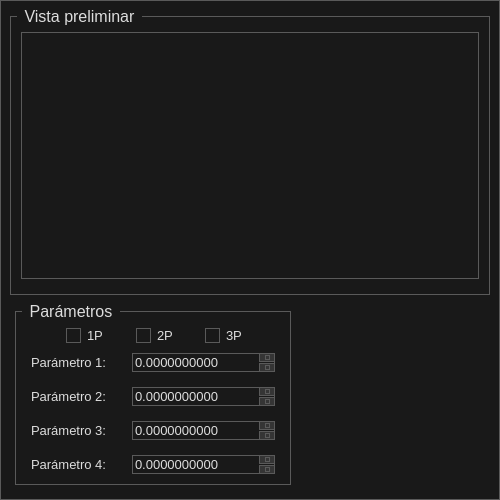
<?xml version="1.0" encoding="UTF-8"?>
<ui version="4.0">
 <class>config_dialog</class>
 <widget class="QDialog" name="config_dialog">
  <property name="geometry">
   <rect>
    <x>0</x>
    <y>0</y>
    <width>500</width>
    <height>500</height>
   </rect>
  </property>
  <property name="windowTitle">
   <string>Configuración</string>
  </property>
  <property name="windowIcon">
   <iconset>
    <normaloff>icons/icon.svg</normaloff>icons/icon.svg</iconset>
  </property>
  <property name="styleSheet">
   <string notr="true">* {
	background: #191919;
	color: #DDDDDD;
	border: 1px solid #5A5A5A;
}

QPushButton{
	border: none;
}

QWidget::item:selected {
	background: #3D7848;
}

QCheckBox, QRadioButton {
	border: none;
}

QCheckBox::disabled, QRadioButton:disabled {
	color: #787878;
	border: none;
}

QRadioButton::indicator, QCheckBox::indicator {
	width: 13px;
	height: 13px;
}

QRadioButton::indicator::unchecked, QCheckBox::indicator::unchecked {
	border: 1px solid #5A5A5A;
	background: none;
}

QRadioButton::indicator:unchecked:hover, QCheckBox::indicator:unchecked:hover {
	border: 1px solid #DDDDDD;
}

QRadioButton::indicator::checked, QCheckBox::indicator::checked {
	border: 1px solid #5A5A5A;
	background: #5A5A5A;
}

QRadioButton::indicator:checked:hover, QCheckBox::indicator:checked:hover {
	border: 1px solid #DDDDDD;
	background: #DDDDDD;
}

QGroupBox {
	margin-top: 6px;
}

QGroupBox::title {
	subcontrol-origin: margin;
	padding-left: 5px;
	padding-right: 5px;
	padding-top: 4px;
	top: -7px;
	left: 7px;
}

QScrollBar {
	border: 1px solid #5A5A5A;
	background: #191919;
}

QScrollBar:horizontal {
	height: 15px;
	margin: 0px 0px 0px 32px;
}

QScrollBar:vertical {
	width: 15px;
	margin: 32px 0px 0px 0px;
}

QScrollBar::handle {
	background: #353535;
	border: 1px solid #5A5A5A;
}

QScrollBar::handle:horizontal {
	border-width: 0px 1px 0px 1px;
}

QScrollBar::handle:vertical {
	border-width: 1px 0px 1px 0px;
}

QScrollBar::handle:horizontal {
	min-width: 20px;
}

QScrollBar::handle:vertical {
	min-height: 20px;
}

QScrollBar::add-line, QScrollBar::sub-line {
	background:#353535;
	border: 1px solid #5A5A5A;
	subcontrol-origin: margin;
}

QScrollBar::add-line {
	position: absolute;
}

QScrollBar::add-line:horizontal {
	width: 15px;
	subcontrol-position: left;
	left: 15px;
}

QScrollBar::add-line:vertical {
	height: 15px;
	subcontrol-position: top;
	top: 15px;
}

QScrollBar::sub-line:horizontal {
	width: 15px;
	subcontrol-position: top left;
}

QScrollBar::sub-line:vertical {
	height: 15px;
	subcontrol-position: top;
}

QScrollBar:left-arrow, QScrollBar::right-arrow, QScrollBar::up-arrow, QScrollBar::down-arrow {
	border: 1px solid #5A5A5A;
	width: 3px;
	height: 3px;
}

QScrollBar::add-page, QScrollBar::sub-page {
	background: none;
}

QAbstractButton:hover {
	background: #353535;
}

QAbstractButton:pressed {
	background: #5A5A5A;
}

QAbstractItemView {
	show-decoration-selected: 1;
	selection-background-color: #3D7848;
	selection-color: #DDDDDD;
	alternate-background-color: #353535;
}

QHeaderView {
	border: 1px solid #5A5A5A;
}

QHeaderView::section {
	background: #191919;
	border: 1px solid #5A5A5A;
	padding: 4px;
}

QHeaderView::section:selected, QHeaderView::section::checked {
	background: #353535;
}

QTableView {
	gridline-color: #5A5A5A;
}

QTabBar {
	margin-left: 2px;
}

QTabBar::tab {
	border-radius: 0px;
	padding: 4px;
	margin: 4px;
}

QTabBar::tab:selected {
	background: #353535;
}

QComboBox::down-arrow {
	border: 1px solid #5A5A5A;
	background: #353535;
}

QComboBox::drop-down {
	border: 1px solid #5A5A5A;
	background: #353535;
}

QComboBox::down-arrow {
	width: 3px;
	height: 3px;
	border: 1px solid #5A5A5A;
}

QAbstractSpinBox {
	padding-right: 15px;
}

QAbstractSpinBox:disabled {
	color: #787878;
}

QAbstractSpinBox::up-button, QAbstractSpinBox::down-button {
	border: 1px solid #5A5A5A;
	background: #353535;
	subcontrol-origin: border;
}

QAbstractSpinBox::up-arrow, QAbstractSpinBox::down-arrow {
	width: 3px;
	height: 3px;
	border: 1px solid #5A5A5A;
}

QSlider {
	border: none;
}

QSlider::groove:horizontal {
	height: 5px;
	margin: 4px 0px 4px 0px;
}

QSlider::groove:vertical {
	width: 5px;
	margin: 0px 4px 0px 4px;
}

QSlider::handle {
	border: 1px solid #5A5A5A;
	background: #353535;
}

QSlider::handle:horizontal {
	width: 15px;
	margin: -4px 0px -4px 0px;
}

QSlider::handle:vertical {
	height: 15px;
	margin: 0px -4px 0px -4px;
}

QSlider::add-page:vertical, QSlider::sub-page:horizontal {
	background: #3D7848;
}

QSlider::sub-page:vertical, QSlider::add-page:horizontal {
	background: #353535;
}

QLabel {
	border: none;
}

QProgressBar {
	text-align: center;
}

QProgressBar::chunk {
	width: 1px;
	background-color: #3D7848;
}

QMenu::separator {
	background: #353535;
}</string>
  </property>
  <property name="modal">
   <bool>true</bool>
  </property>
  <layout class="QVBoxLayout" name="dialog_layout" stretch="60,40">
   <property name="spacing">
    <number>5</number>
   </property>
   <property name="leftMargin">
    <number>10</number>
   </property>
   <property name="topMargin">
    <number>10</number>
   </property>
   <property name="rightMargin">
    <number>10</number>
   </property>
   <property name="bottomMargin">
    <number>10</number>
   </property>
   <item>
    <widget class="QGroupBox" name="preview_box">
     <property name="sizePolicy">
      <sizepolicy hsizetype="Expanding" vsizetype="Expanding">
       <horstretch>0</horstretch>
       <verstretch>0</verstretch>
      </sizepolicy>
     </property>
     <property name="font">
      <font>
       <pointsize>12</pointsize>
      </font>
     </property>
     <property name="title">
      <string>Vista preliminar</string>
     </property>
     <layout class="QHBoxLayout" name="view_layout">
      <property name="spacing">
       <number>5</number>
      </property>
      <property name="leftMargin">
       <number>10</number>
      </property>
      <property name="topMargin">
       <number>15</number>
      </property>
      <property name="rightMargin">
       <number>10</number>
      </property>
      <property name="bottomMargin">
       <number>15</number>
      </property>
      <item>
       <widget class="QWidget" name="plot_area" native="true"/>
      </item>
     </layout>
    </widget>
   </item>
   <item>
    <layout class="QHBoxLayout" name="horizontalLayout" stretch="60,40">
     <property name="spacing">
      <number>10</number>
     </property>
     <property name="leftMargin">
      <number>5</number>
     </property>
     <property name="topMargin">
      <number>5</number>
     </property>
     <property name="rightMargin">
      <number>5</number>
     </property>
     <property name="bottomMargin">
      <number>5</number>
     </property>
     <item>
      <widget class="QGroupBox" name="param_box">
       <property name="sizePolicy">
        <sizepolicy hsizetype="Expanding" vsizetype="Expanding">
         <horstretch>0</horstretch>
         <verstretch>0</verstretch>
        </sizepolicy>
       </property>
       <property name="font">
        <font>
         <pointsize>12</pointsize>
        </font>
       </property>
       <property name="title">
        <string>Parámetros</string>
       </property>
       <layout class="QVBoxLayout" name="verticalLayout">
        <property name="spacing">
         <number>5</number>
        </property>
        <property name="leftMargin">
         <number>10</number>
        </property>
        <property name="topMargin">
         <number>15</number>
        </property>
        <property name="rightMargin">
         <number>10</number>
        </property>
        <property name="bottomMargin">
         <number>5</number>
        </property>
        <item>
         <layout class="QHBoxLayout" name="row_1">
          <property name="spacing">
           <number>5</number>
          </property>
          <property name="leftMargin">
           <number>40</number>
          </property>
          <property name="rightMargin">
           <number>10</number>
          </property>
          <item>
           <widget class="QRadioButton" name="rb_1">
            <property name="enabled">
             <bool>true</bool>
            </property>
            <property name="font">
             <font>
              <pointsize>10</pointsize>
             </font>
            </property>
            <property name="text">
             <string>1P</string>
            </property>
           </widget>
          </item>
          <item>
           <widget class="QRadioButton" name="rb_2">
            <property name="enabled">
             <bool>true</bool>
            </property>
            <property name="font">
             <font>
              <pointsize>10</pointsize>
             </font>
            </property>
            <property name="text">
             <string>2P</string>
            </property>
           </widget>
          </item>
          <item>
           <widget class="QRadioButton" name="rb_3">
            <property name="font">
             <font>
              <pointsize>10</pointsize>
             </font>
            </property>
            <property name="text">
             <string>3P</string>
            </property>
           </widget>
          </item>
         </layout>
        </item>
        <item>
         <layout class="QHBoxLayout" name="row_2" stretch="40,60">
          <property name="spacing">
           <number>5</number>
          </property>
          <property name="leftMargin">
           <number>5</number>
          </property>
          <property name="topMargin">
           <number>5</number>
          </property>
          <property name="rightMargin">
           <number>5</number>
          </property>
          <property name="bottomMargin">
           <number>5</number>
          </property>
          <item>
           <widget class="QLabel" name="param_1_label">
            <property name="font">
             <font>
              <pointsize>10</pointsize>
             </font>
            </property>
            <property name="text">
             <string>Parámetro 1:</string>
            </property>
           </widget>
          </item>
          <item>
           <widget class="QDoubleSpinBox" name="param_1">
            <property name="enabled">
             <bool>true</bool>
            </property>
            <property name="font">
             <font>
              <pointsize>10</pointsize>
             </font>
            </property>
            <property name="decimals">
             <number>10</number>
            </property>
           </widget>
          </item>
         </layout>
        </item>
        <item>
         <layout class="QHBoxLayout" name="row_3" stretch="40,60">
          <property name="spacing">
           <number>5</number>
          </property>
          <property name="leftMargin">
           <number>5</number>
          </property>
          <property name="topMargin">
           <number>5</number>
          </property>
          <property name="rightMargin">
           <number>5</number>
          </property>
          <property name="bottomMargin">
           <number>5</number>
          </property>
          <item>
           <widget class="QLabel" name="param_2_label">
            <property name="font">
             <font>
              <pointsize>10</pointsize>
             </font>
            </property>
            <property name="text">
             <string>Parámetro 2:</string>
            </property>
           </widget>
          </item>
          <item>
           <widget class="QDoubleSpinBox" name="param_2">
            <property name="font">
             <font>
              <pointsize>10</pointsize>
             </font>
            </property>
            <property name="decimals">
             <number>10</number>
            </property>
           </widget>
          </item>
         </layout>
        </item>
        <item>
         <layout class="QHBoxLayout" name="row_4" stretch="40,60">
          <property name="spacing">
           <number>5</number>
          </property>
          <property name="leftMargin">
           <number>5</number>
          </property>
          <property name="topMargin">
           <number>5</number>
          </property>
          <property name="rightMargin">
           <number>5</number>
          </property>
          <property name="bottomMargin">
           <number>5</number>
          </property>
          <item>
           <widget class="QLabel" name="param_3_label">
            <property name="font">
             <font>
              <pointsize>10</pointsize>
             </font>
            </property>
            <property name="text">
             <string>Parámetro 3:</string>
            </property>
           </widget>
          </item>
          <item>
           <widget class="QDoubleSpinBox" name="param_3">
            <property name="font">
             <font>
              <pointsize>10</pointsize>
             </font>
            </property>
            <property name="decimals">
             <number>10</number>
            </property>
           </widget>
          </item>
         </layout>
        </item>
        <item>
         <layout class="QHBoxLayout" name="row_5" stretch="40,60">
          <property name="spacing">
           <number>5</number>
          </property>
          <property name="leftMargin">
           <number>5</number>
          </property>
          <property name="topMargin">
           <number>5</number>
          </property>
          <property name="rightMargin">
           <number>5</number>
          </property>
          <property name="bottomMargin">
           <number>5</number>
          </property>
          <item>
           <widget class="QLabel" name="param_4_label">
            <property name="font">
             <font>
              <pointsize>10</pointsize>
             </font>
            </property>
            <property name="text">
             <string>Parámetro 4:</string>
            </property>
           </widget>
          </item>
          <item>
           <widget class="QDoubleSpinBox" name="param_4">
            <property name="font">
             <font>
              <pointsize>10</pointsize>
             </font>
            </property>
            <property name="decimals">
             <number>10</number>
            </property>
           </widget>
          </item>
         </layout>
        </item>
       </layout>
      </widget>
     </item>
     <item>
      <layout class="QVBoxLayout" name="inner_layout" stretch="60,40">
       <property name="spacing">
        <number>5</number>
       </property>
       <property name="leftMargin">
        <number>0</number>
       </property>
       <property name="topMargin">
        <number>0</number>
       </property>
       <property name="rightMargin">
        <number>0</number>
       </property>
       <property name="bottomMargin">
        <number>0</number>
       </property>
       <item>
        <widget class="QLabel" name="back_icon">
         <property name="sizePolicy">
          <sizepolicy hsizetype="Expanding" vsizetype="Expanding">
           <horstretch>0</horstretch>
           <verstretch>0</verstretch>
          </sizepolicy>
         </property>
         <property name="text">
          <string/>
         </property>
        </widget>
       </item>
       <item>
        <layout class="QHBoxLayout" name="button_layout" stretch="50,50">
         <property name="spacing">
          <number>0</number>
         </property>
         <property name="leftMargin">
          <number>0</number>
         </property>
         <property name="topMargin">
          <number>0</number>
         </property>
         <property name="rightMargin">
          <number>0</number>
         </property>
         <property name="bottomMargin">
          <number>0</number>
         </property>
         <item>
          <widget class="QPushButton" name="submit_button">
           <property name="sizePolicy">
            <sizepolicy hsizetype="Preferred" vsizetype="Preferred">
             <horstretch>0</horstretch>
             <verstretch>0</verstretch>
            </sizepolicy>
           </property>
           <property name="font">
            <font>
             <pointsize>10</pointsize>
            </font>
           </property>
           <property name="cursor">
            <cursorShape>PointingHandCursor</cursorShape>
           </property>
           <property name="text">
            <string/>
           </property>
           <property name="icon">
            <iconset>
             <normaloff>icons/accept.svg</normaloff>icons/accept.svg</iconset>
           </property>
           <property name="iconSize">
            <size>
             <width>60</width>
             <height>60</height>
            </size>
           </property>
           <property name="flat">
            <bool>true</bool>
           </property>
          </widget>
         </item>
         <item>
          <widget class="QPushButton" name="reject_button">
           <property name="sizePolicy">
            <sizepolicy hsizetype="Preferred" vsizetype="Preferred">
             <horstretch>0</horstretch>
             <verstretch>0</verstretch>
            </sizepolicy>
           </property>
           <property name="font">
            <font>
             <pointsize>10</pointsize>
            </font>
           </property>
           <property name="cursor">
            <cursorShape>PointingHandCursor</cursorShape>
           </property>
           <property name="text">
            <string/>
           </property>
           <property name="icon">
            <iconset>
             <normaloff>icons/reject.svg</normaloff>icons/reject.svg</iconset>
           </property>
           <property name="iconSize">
            <size>
             <width>60</width>
             <height>60</height>
            </size>
           </property>
           <property name="flat">
            <bool>true</bool>
           </property>
          </widget>
         </item>
        </layout>
       </item>
      </layout>
     </item>
    </layout>
   </item>
  </layout>
 </widget>
 <resources/>
 <connections/>
</ui>
